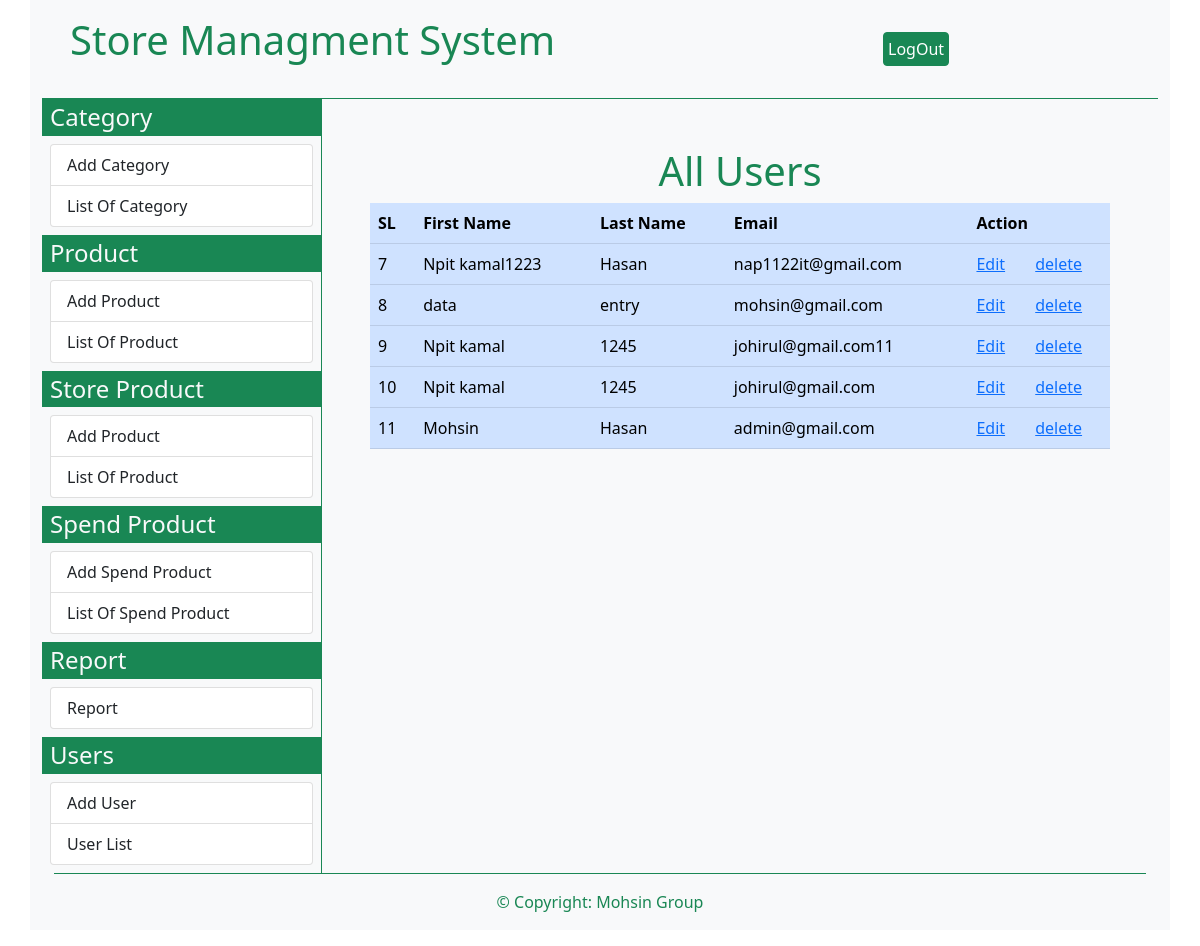
Page /list_of_users.php (signed in) on the committed database.
### tables this page shows
CREATE TABLE `users` (
  `user_id` int(11) NOT NULL,
  `user_first_name` varchar(50) NOT NULL,
  `user_last_name` varchar(30) NOT NULL,
  `user_email` varchar(100) NOT NULL,
  `user_password` varchar(30) NOT NULL
);

### list_of_users.php (the view, shortened to what this page needs)
<?php
  require_once 'dbconnection.php';
  $user_first_name= $_SESSION['user_first_name'];
  $user_last_name=  $_SESSION['user_last_name'];
  if(!empty($user_first_name) && !empty($user_last_name)){
?>
<!DOCTYPE html>
<html lang="en">
<head>
    <link href="https://cdn.jsdelivr.net/npm/bootstrap@5.0.2/dist/css/bootstrap.min.css" rel="stylesheet">
    <link rel="stylesheet" href="https://cdnjs.cloudflare.com/ajax/libs/font-awesome/6.1.0/css/all.min.css" />
</head>
<body>
<div class="container bg-light">
            <div class="container-fluid border-bottom border-success">
                   <?php include('topbar.php') ?>
            </div>
            <div class="container-fluid">
                <div class="row">
                    <div class="col-sm-3 bg-light p-0 m-0">
                            <?php include('leftsidebar.php') ?>
                    </div>
                    <div class="col-sm-9 p-5 border-start border-success">
                    <h1 class="text-success text-center">All Users</h1>
                 <?php
                                $sql= "SELECT * FROM users";
                                $query=$conn->query($sql);
                                ?>
                                <table  class="table table-primary">
                                <tr>
                                            <th>SL</th>
                                            <th>First Name</th>
                                            <th>Last Name</th>
                                            <th>Email</th>
                                            <th colspan="2">Action</th>
                                </tr>
                                <?php
                                   while( $data=mysqli_fetch_assoc($query))
                                {
                                ?>
                                <tr>
                                                <td>  <?php echo  $data['user_id'] ?> </td>
                                                <td> <?php echo $data['user_first_name'] ?></td>
                                                <td> <?php echo $data['user_last_name'] ?></td>
                                                <td> <?php echo $data['user_email'] ?></td>
                                                <td>
                                                    <a href="edit_users.php?id= <?php echo  $data['user_id'] ?>">Edit</a><br>
                                                </td>
                                                <td>
                                                    <a href="edit_users.php?id= <?php echo  $data['user_id'] ?>">delete</a><br>
                                                 </td>
                                    </tr>
                                <?php
                                   }
                                ?>
                                </table>
                     </div>
            </div>
            <div class="container-fluid border-top border-success">
            <?php include('bottombar.php') ?>
            </div>
        </div>
</body>
</html>
<?php
  }else{
    header("location:login.php");
   }
?>

### rows in the picture
users: user_id "7", user_first_name "Npit kamal1223", user_last_name "Hasan", user_email "nap1122it@gmail.com"
users: user_id "8", user_first_name "data", user_last_name "entry", user_email "mohsin@gmail.com"
users: user_id "9", user_first_name "Npit kamal", user_last_name "1245", user_email "johirul@gmail.com11"
users: user_id "10", user_first_name "Npit kamal", user_last_name "1245", user_email "johirul@gmail.com"
users: user_id "11", user_first_name "Mohsin", user_last_name "Hasan", user_email "admin@gmail.com"
